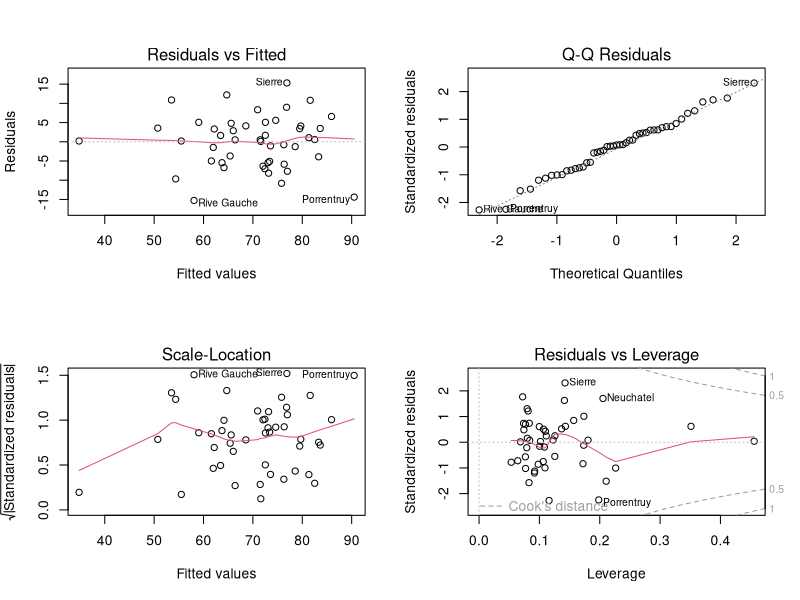
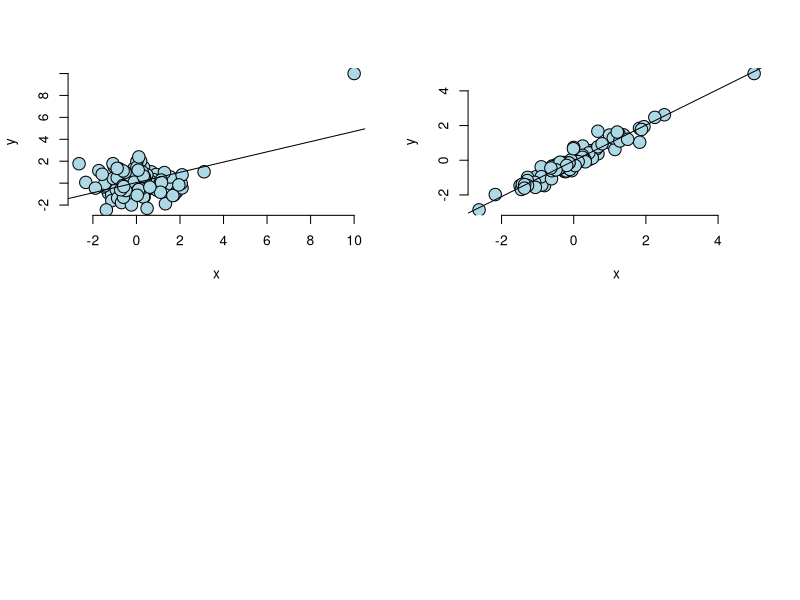

Source code (R) for these figures, in order:
# RESIDUALS and Diagnostic
# residuals are 
# Yi -Ypredicted = Yi - sum(XikBj)
# estimated variation of residuals= simga^2 = Sum(eik^2)/(n-p)

# Plotting the residuals helps to analize model fit or lack of model fit. 
data(swiss); par(mfrow = c(2, 2))
fit <- lm(Fertility ~ . , data = swiss);
plot(fit)
# these commmands gives you four plots showing indicators of your fits
# the par command was used to create a frid of 2X2 to fit all graphs in one page. 

## INFLUENTIAL PONTS AND OUTLIERS - DIAGNOSTIC OF POINTS
## two measures, influence or leverage

## LEVERAGE
## the point of the means is the center. then the more away from that point a point is then it has more torque or leverage

## INFLUENCE
## wether or not that point chooses to excert that leverage. 

## OUTLIER
## they can be random or not, but if they are real they are very important

## MEASURES to test outliers
## - rstudent
## - rstandard are variations to residuals. disadvantage or the residuals, is that they have units
## - HAT values:  measure of influence - finding data entry errors
## - dffit and dfbetas: get the point, get it out, refit and eval what you want to eval. 
## - - dffit check how much the predicted point in that point changes after removing the evaluated point
## - - dfbetas: check how much the beta changes after removing the point
## - - cook.distance: overall change in our coeficients, summarizes the dfbetas
## - - resid, returns the ordinary residuals ->
## - - Pressresiduals: resid(fit) / 1-(hatvalues(fit)) detecting outliers
## normaly you would plot your residuals against the predicted values and check if there are patterns in the residuals
## those patterns could be regresseded
## the residual QQ plot, tries to assertain normality
## the plot of leverage values... shows the leverage of the values
## Residuals Vs levarage, shows which point's residual has high leverage. 
## Scaled location: pltos the standarized residuals vs the fitted values. search for patterns. 

## CODIGN EXAMPLES
# DFBETAS
n <- 100; x <- c(10, rnorm(n)); y <- c(10, c(rnorm(n)))
plot(x, y, frame = FALSE, cex = 2, pch = 21, bg = "lightblue", col = "black")
abline(lm(y ~ x))            
## case of a point with high leverage and influence
fit <- lm(y ~ x)
round(dfbetas(fit)[1 : 10, 2], 3)# data point number 1 , was various scales bigger

round(hatvalues(fit)[1 : 10], 3)# data point 1 is also bigger... alarm!!! alarm!!!

##case of a point of high leverage and low influence
x <- rnorm(n); y <- x + rnorm(n, sd = .3)
x <- c(5, x); y <- c(5, y)
plot(x, y, frame = FALSE, cex = 2, pch = 21, bg = "lightblue", col = "black")
fit2 <- lm(y ~ x)
abline(fit2)    

round(dfbetas(fit2)[1 : 10, 2], 3) #dfbetas does not show much difference
round(hatvalues(fit2)[1 : 10], 3)  # but the hatvalues show a difference
